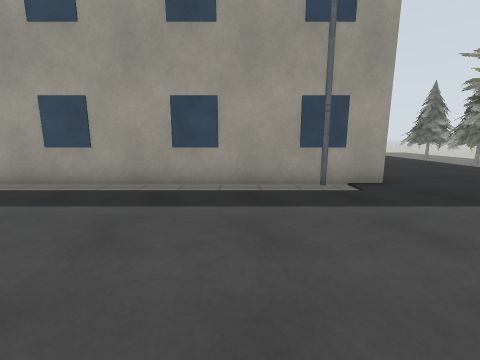
view 1 (above)

24 first-person views from a walk through a Gazebo world. The camera is 1.2 m above the floor, tilts 10° down and sees 90° across. The lines on the ground mark 1 m squares. The floor is counted in squares, 1 m on a side. Each view is taken from the middle of a square. On the plan, view 1 faces up. The plan holds only what a view shows up to about 11 squares ahead; the rest is blank. The place goes on beyond the plan. Robots are left out. Some stock models are drawn as simple stand-ins. Some surface patterns are stand-ins.

view 2
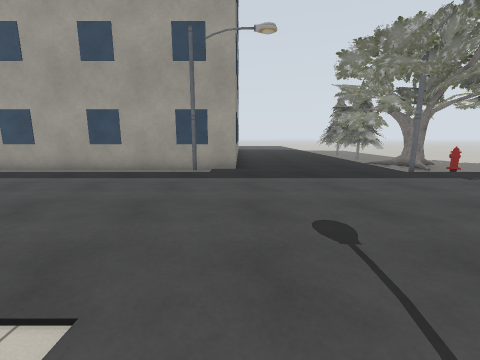

view 3
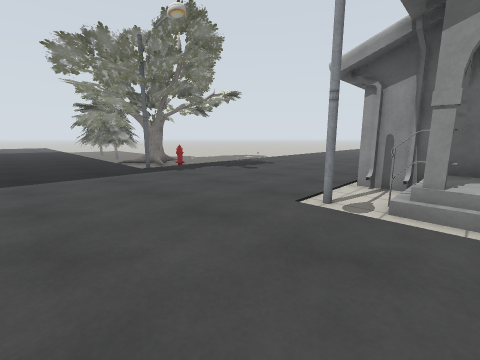

view 4
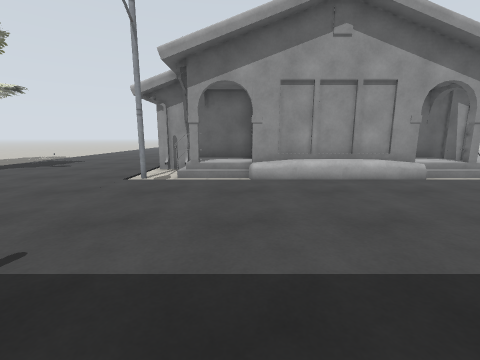

view 5
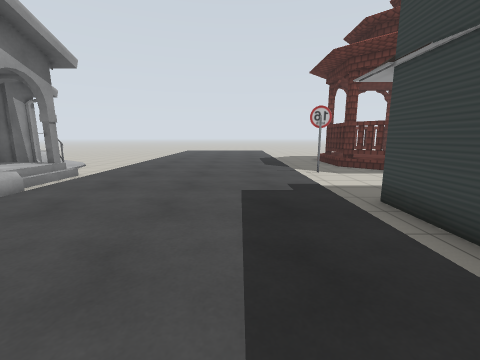

view 6
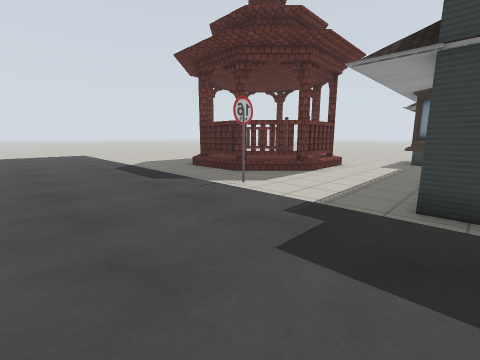

view 7
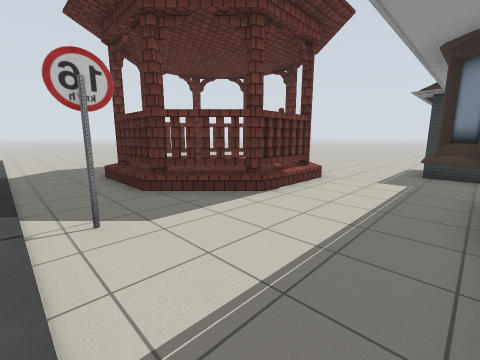

view 8
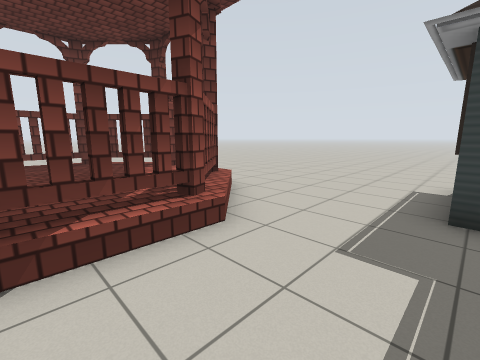

view 9
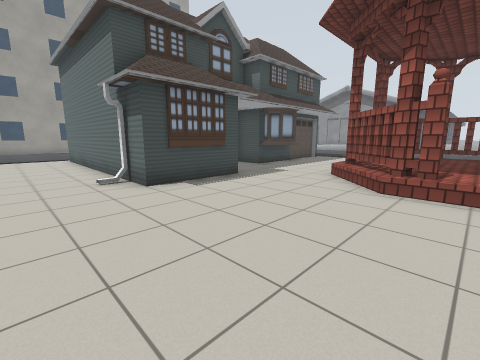

view 10
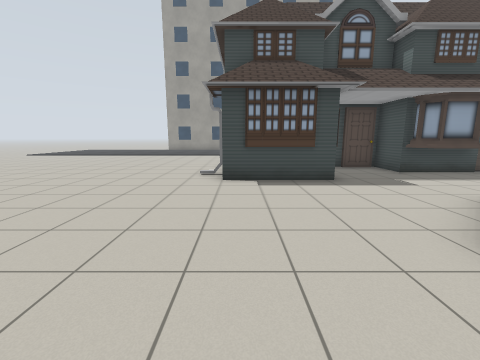

view 11
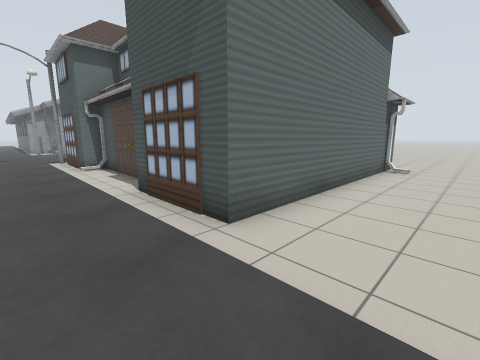

view 12
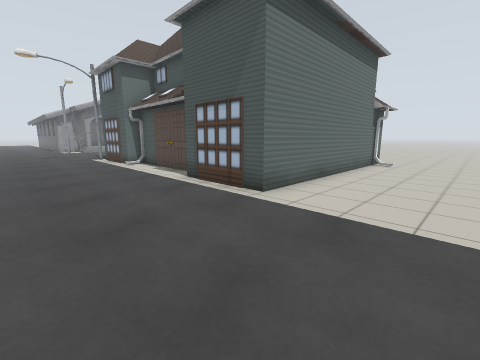

view 13
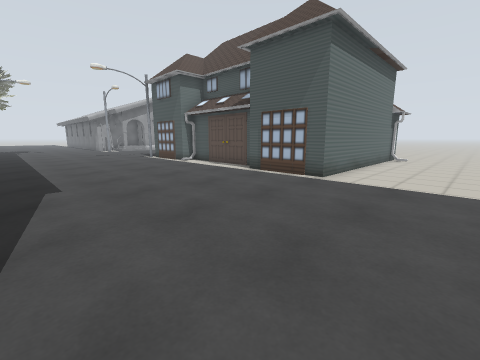

view 14
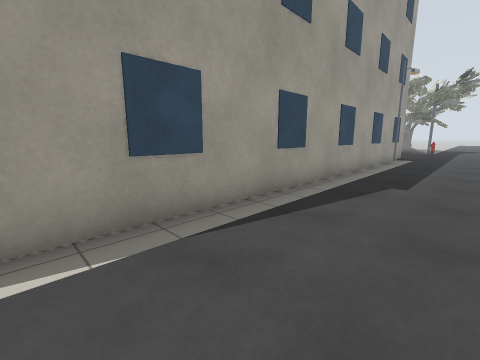

view 15
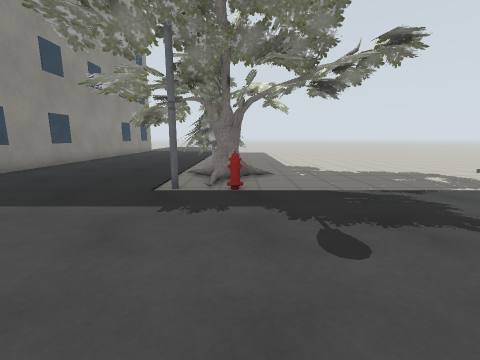

view 16
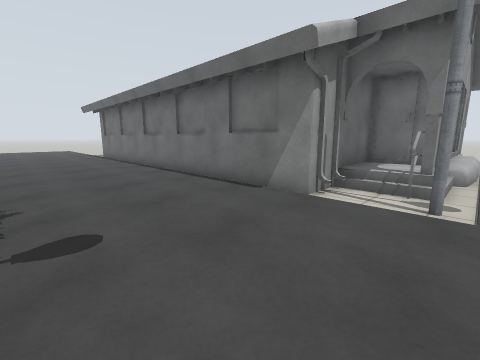

view 17
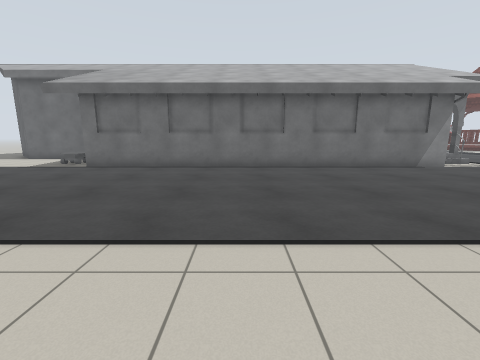

view 18
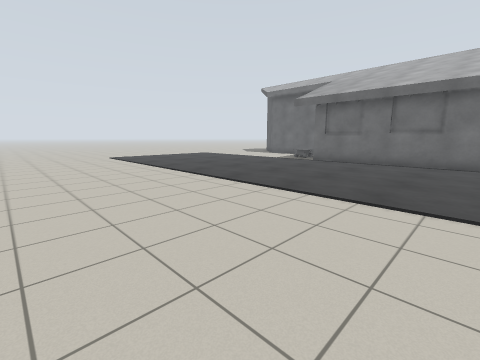

view 19
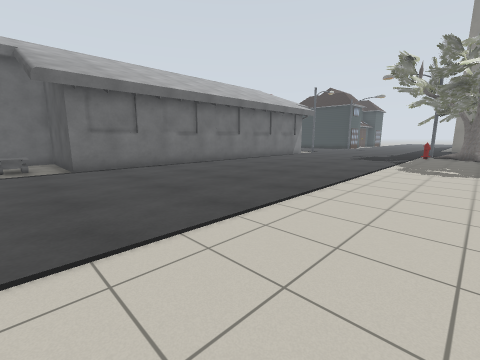

view 20
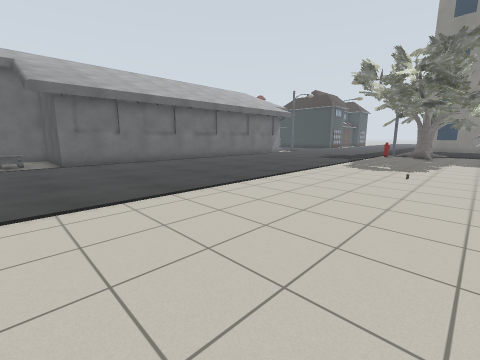

view 21
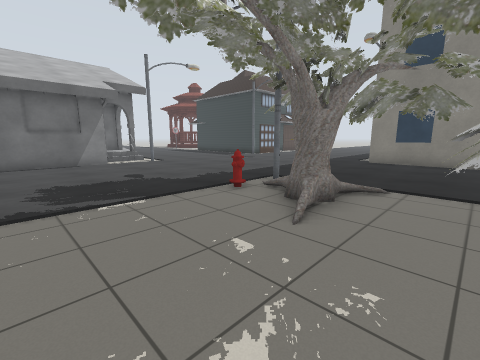

view 22
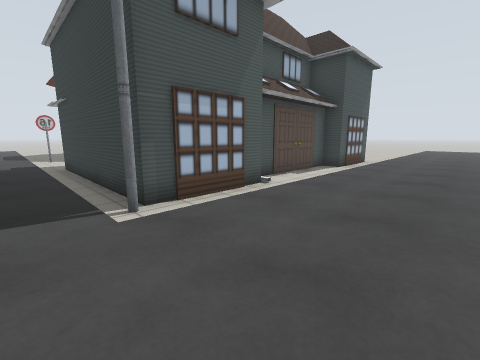

view 23
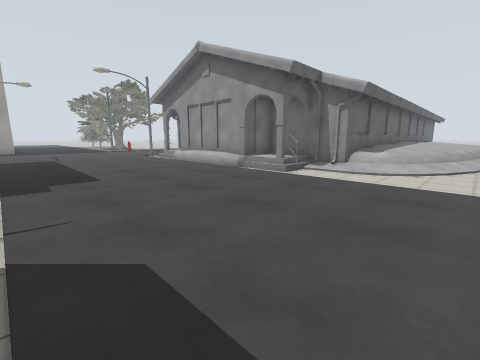

view 24
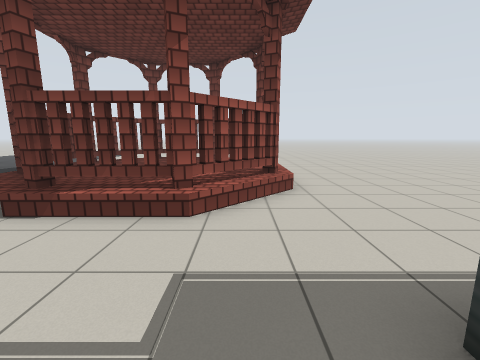

### Floor plan
Key: @ floor where view 1 was taken; # wall or solid block; x gap in a wall; . floor; / step, stairs or slope; = window, fence, low wall or low ledge; T pine tree; A oak tree; B building; L lamp; H fire hydrant; U house; P pavilion; S speed sign; O other object.
Columns run from 13 left of view 1 to 29 right of it. Each row starts with its distance up from view 1.
 10                  B....TTTT.................
  9                  B....A...........O........
  8                  B...AAAAAA................
  7 BBBBBBBBBBBBBBBBBB....AAA..................
  6 ...............L.......L.H.................
  5 .......................A...................
  4 ...........................................
  3 ...........................................
  2 ...........................................
  1 ...........................................
  0 .............@.............................
 -1 ...........................................
 -2 .....UU......UUL.......L..###############..
 -3 ....U  UUUUUU  U........x=#             #.O
 -4 ....UUUUUUUUUU U........==#             #.O
 -5 ....U  U       U........=##             #..
 -6 ....U  U       U.......=##              ###
 -7 ....U  U       U.......=#
 -8 ....UUUUUUUUUU U.......=#
 -9 ....U   ..U  UUU.......=#
-10 ...UU  ...UUU..........=#
-11 ....UUU.................=#
-12 ........................==#
-13 ........................#/#
-14 ........PPPPP..S........./###
-15 .......PPPPPPP.........../===
-16 .......PPPPPPP............/===
-17  ......PPPPPPP............./===
-18  ......PPPPPPP..............///=

Positions as (right, up) in squares from view 1, and headings:
1: (0, 0), facing up
2: (4, -3), facing up
3: (6, -4), facing up-right
4: (3, -5), facing right
5: (5, -5), facing down
6: (7, -9), facing down-left
7: (3, -10), facing down-left
8: (-2, -11), facing down-left
9: (-12, -17), facing up-right
10: (-9, -18), facing up
11: (-12, 0), facing down-right
12: (-13, 2), facing down-right
13: (-13, 5), facing down-right
14: (-13, 3), facing up-right
15: (12, 0), facing up
16: (10, 3), facing down-right
17: (21, 8), facing down
18: (21, 10), facing down-right
19: (29, 8), facing down-left
20: (29, 10), facing down-left
21: (16, 10), facing down-left
22: (4, 2), facing down-left
23: (3, -18), facing up-right
24: (-5, -10), facing down
